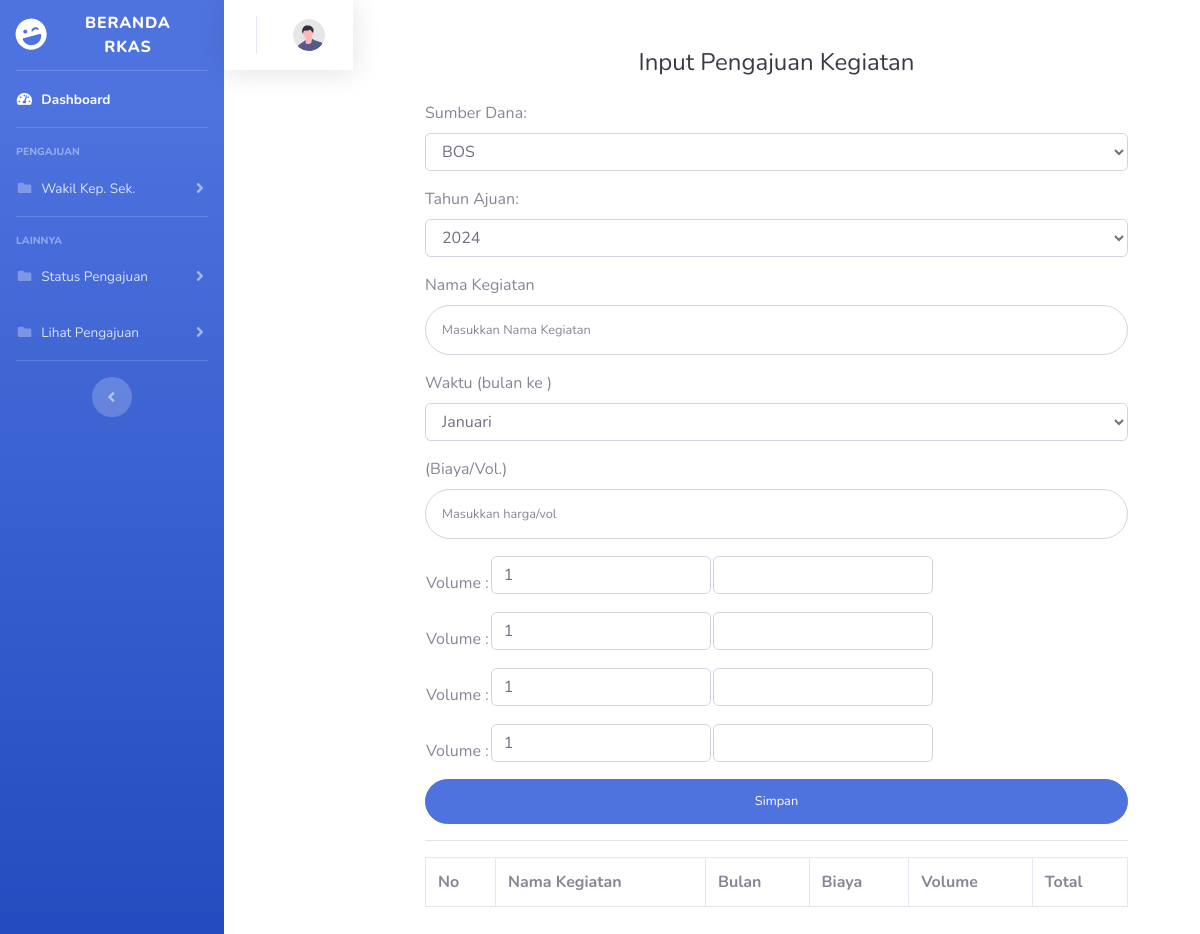
The app's page /rkas/kegiatan.php, older data.
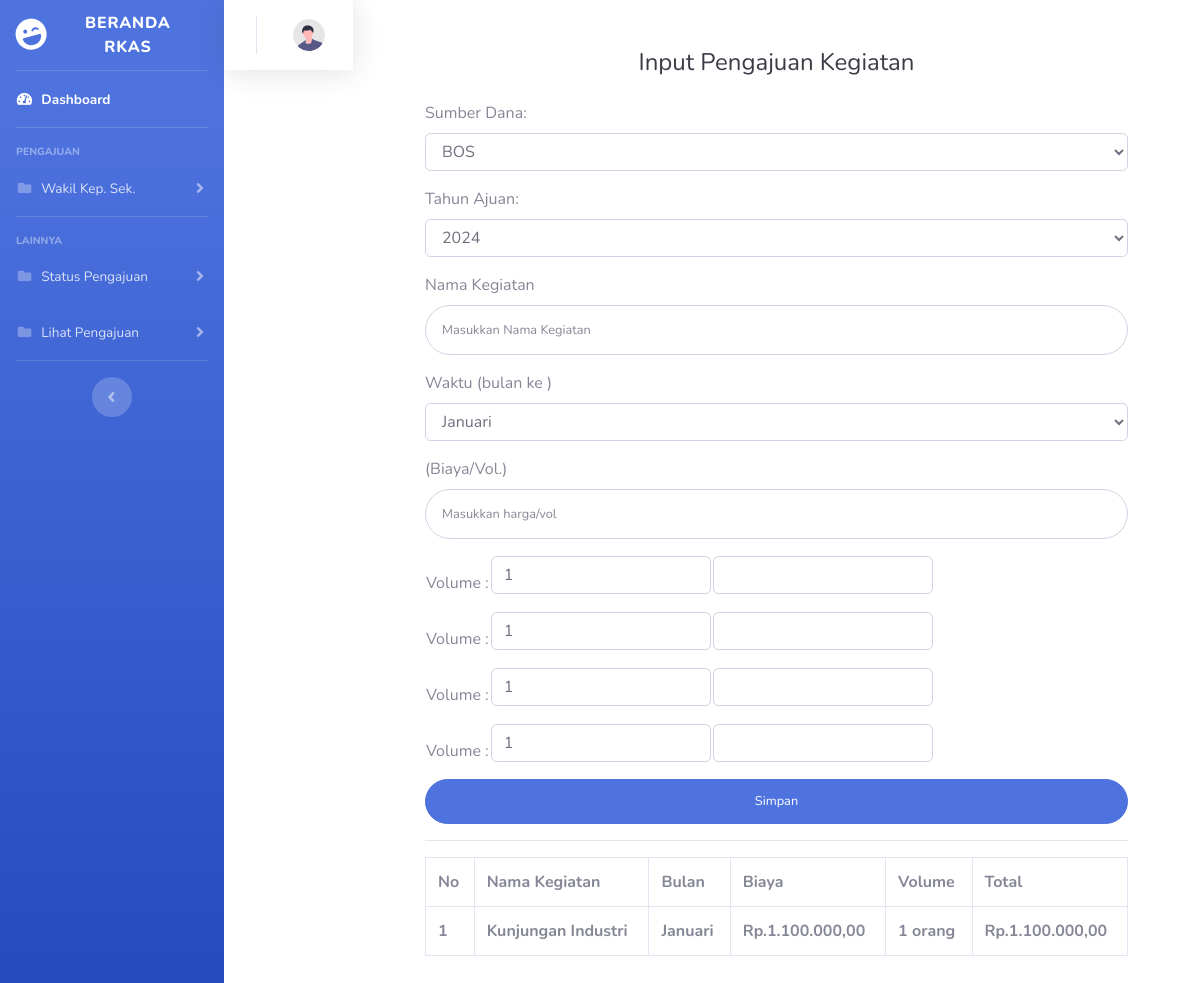
The same page, newer data.
### tables this page shows
CREATE TABLE `tb_kegiatan` (
  `id_kegiatan` int(11) NOT NULL,
  `sumber_dana` varchar(50) NOT NULL,
  `tahun_ajuan` int(4) NOT NULL,
  `nama_kegiatan` varchar(50) NOT NULL,
  `bulan` varchar(50) NOT NULL,
  `biaya` int(20) NOT NULL,
  `volume_1` int(11) NOT NULL,
  `volume_2` int(11) NOT NULL,
  `volume_3` int(11) NOT NULL,
  `volume_4` int(11) NOT NULL,
  `keterangan_volume1` varchar(75) NOT NULL,
  `keterangan_volume2` varchar(75) NOT NULL,
  `keterangan_volume3` varchar(75) NOT NULL,
  `keterangan_volume4` varchar(75) NOT NULL,
  `total` int(20) NOT NULL,
  `jurusan` char(50) NOT NULL,
  `status` varchar(50) NOT NULL
);

### rkas/kegiatan.php (the view, shortened to what this page needs)
<?php
include "koneksi.php";
$id = $_GET['id'];
$sql = mysqli_query($conn, "SELECT * FROM tb_kegiatan ORDER BY id_kegiatan DESC");
?>
<!DOCTYPE html>
<html lang="en">
<head>
    <link href="vendor/fontawesome-free/css/all.min.css" rel="stylesheet" type="text/css">
    <link href="css/sb-admin-2.css" rel="stylesheet">
</head>
<body id="page-top">
    <div id="wrapper">
        <ul class="navbar-nav bg-gradient-primary sidebar sidebar-dark accordion" id="accordionSidebar">
            <a class="sidebar-brand d-flex align-items-center justify-content-center" href="homewakepsek.php?id=<?= $id ?>">
                <div class="sidebar-brand-icon rotate-n-15">
                    <i class="fas fa-laugh-wink"></i>
                </div>
                <div class="sidebar-brand-text mx-3">Beranda RKAS </div>
            </a>
            <hr class="sidebar-divider my-0">
            <li class="nav-item active">
                <a class="nav-link" href="homewakepsek.php?id=<?= $id ?>">
                    <i class="fas fa-fw fa-tachometer-alt"></i>
                    <span>Dashboard</span></a>
            </li>
            <hr class="sidebar-divider">
            <div class="sidebar-heading">
                PENGAJUAN
            </div>
            <li class="nav-item">
                <a class="nav-link collapsed" href="#" data-toggle="collapse" data-target="#collapseTwo"
                    aria-expanded="true" aria-controls="collapseTwo">
                    <i class="fas fa-fw fa-folder"></i>
                    <span>Wakil Kep. Sek.</span>
                </a>
            </li>
            <hr class="sidebar-divider">
            <div class="sidebar-heading">
                Lainnya
            </div>
            <li class="nav-item">
                <a class="nav-link collapsed" href="#" data-toggle="collapse" data-target="#status"
                    aria-expanded="true" aria-controls="collapsePages">
                    <i class="fas fa-fw fa-folder"></i>
                    <span>Status Pengajuan</span>
                </a>
            </li>
            <li class="nav-item">
                <a class="nav-link collapsed" href="#" data-toggle="collapse" data-target="#lihat"
                    aria-expanded="true" aria-controls="collapsePages">
                    <i class="fas fa-fw fa-folder"></i>
                    <span>Lihat Pengajuan</span>
                </a>
            </li>
            <hr class="sidebar-divider d-none d-md-block">
            <div class="text-center d-none d-md-inline">
                <button class="rounded-circle border-0" id="sidebarToggle"></button>
            </div>
        </ul>
        <nav class="navbar navbar-expand navbar-light bg-white topbar mb-4 static-top shadow">
                    <ul class="navbar-nav ml-auto">
                        <li class="nav-item dropdown no-arrow">
                            <a class="nav-link dropdown-toggle" href="#" id="userDropdown" role="button"
                                data-toggle="dropdown" aria-haspopup="true" aria-expanded="false">
                                <img class="img-profile rounded-circle"
                                    src="img/undraw_profile.svg">
                            </a>
                        </li>
                    </ul>
                </nav>
                <div class="container">
        <div class="p-5">
                            <div class="text-center">
                                <h1 class="h4 text-gray-900 mb-4">Input Pengajuan Kegiatan</h1>
                            </div>
                            <form class="user" action="proses_kegiatan.php?id=<?= $id ?>" method="POST">
                                <div class="form-group">
                                    <label for="sumber_dana">Sumber Dana:</label>
                                    <select class="form-control" id="sumber_dana" name="sumber_dana">
                                        <option value="BOS">BOS</option>
                                    </select>
                                </div>
                                <div class="form-group">
                                    <label for="tahun_ajuan">Tahun Ajuan:</label>
                                    <select class="form-control" id="tahun_ajuan" name="tahun_ajuan">
                                        <option value="2024">2024</option>
                                    </select>
                                </div>
                                <div class="form-group">
                                <label for="nama_kegiatan">Nama Kegiatan</label>
                                    <input type="text" class="form-control form-control-user" id="nama_kegiatan" name="nama_kegiatan"
                                        placeholder="Masukkan Nama Kegiatan">
                                </div>
                                <div class="form-group">
                                <label for="bulan">Waktu (bulan ke )</label>
                                <select class="form-control" id="bulan" name="bulan">
                                        <option value="Januari">Januari</option>
                                    </select>
                                </div>
                                <div class="form-group">
                                <label for="biaya">(Biaya/Vol.)</label>
                                    <input type="number" class="form-control form-control-user" id="biaya" name="biaya"
                                        placeholder="Masukkan harga/vol">
                                </div>
                                <table>
                                    <tr>
                                        <td>Volume :</td>
                                    <td>
                                        <div class="form-group">
                                        <input type="number" class="form-control form-control" id="vol1" name="vol1" value=1 min=1>
                                        </div>
                                    </td>
                                    <td>
                                        <div class="form-group">
                                        <input type="text" class="form-control form-control" id="volket1" name="volket1" placeholder="">
                                        </div>
                                    </td>
                                    </tr>
                                    <tr>
                                        <td>Volume :</td>
                                    <td>
                                        <div class="form-group">
                                        <input type="number" class="form-control form-control" id="vol2" name="vol2"  value=1 min=1>
                                        </div>
                                    </td>
                                    <td>
                                        <div class="form-group">
                                        <input type="text" class="form-control form-control" id="volket2" name="volket2" placeholder="">
                                        </div>
                                    </td>
                                    </tr>
                                    <tr>
                                        <td>Volume :</td>
                                    <td>
                                        <div class="form-group">
                                        <input type="number" class="form-control form-control" id="vol3" name="vol3"  value=1 min=1>
                                        </div>
                                    </td>
                                    <td>
                                        <div class="form-group">
                                        <input type="text" class="form-control form-control" id="volket3" name="volket3" placeholder="">
                                        </div>
                                    </td>
                                    </tr>
                                    <tr>
                                        <td>Volume :</td>
                                    <td>
                                        <div class="form-group">
                                        <input type="number" class="form-control form-control" id="vol4" name="vol4" value=1 min=1>
                                        </div>
                                    </td>
                                    <td>
                                        <div class="form-group">
                                        <input type="text" class="form-control form-control" id="volket4" name="volket4" placeholder="">
                                        </div>
                                    </td>
                                    </tr>
                                </table>
                                <a href="alat_bahan.php"><input type="submit" name="simpan" value="Simpan" style="width:100%;" class="btn btn-primary btn-user btn-block">
                                </a>
                                <hr>
                            </form>
                            <div class="table-responsive">
                                <table class="table table-bordered" id="dataTable" width="100%" cellspacing="0">
                                <tr>
                                            <th>No</th>
                                            <th>Nama Kegiatan</th>
                                            <th>Bulan</th>
                                            <th>Biaya</th>
                                            <th>Volume</th>
                                            <th>Total</th>
                                    </tr>
                                        <?php $no = 0;?>
                                    <?php foreach ($sql as $row) : ?>
                                    <tr>
                                    <th><?php $no += 1; echo $no;?></th>
                                    <th><?= $row["nama_kegiatan"];?></th>
                                    <th><?= $row["bulan"];?></th>
                                    <th>Rp.<?= number_format($row["biaya"], 2, ',', '.'); ?></th>
                                    <th><?= $row["volume_1"];?> <?= $row["keterangan_volume1"]?></th>
                                    <th>Rp.<?= number_format($row["total"], 2, ',', '.'); ?></th>
                                    </tr>
                                    <?php endforeach; ?>
                            </div>
                            </div>
                        </div>
                        </div>
</body>
</html>

Row changes from the older to the newer data that the page shows:
added tb_kegiatan: nama_kegiatan "Kunjungan Industri", bulan "Januari", biaya "1.100.000,00", volume_1 "1", keterangan_volume1 "orang", total "1.100.000,00"
